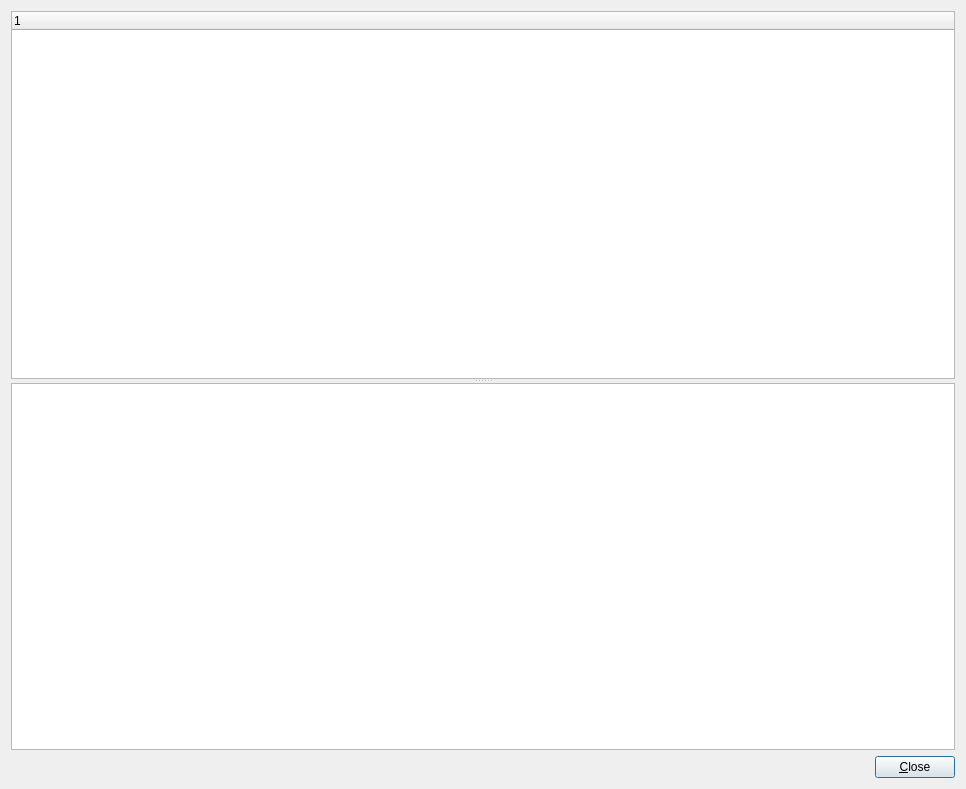
<?xml version="1.0" encoding="UTF-8"?>
<ui version="4.0">
 <class>DlgShowTaskInfo</class>
 <widget class="QDialog" name="DlgShowTaskInfo">
  <property name="geometry">
   <rect>
    <x>0</x>
    <y>0</y>
    <width>966</width>
    <height>789</height>
   </rect>
  </property>
  <property name="windowTitle">
   <string>Dialog</string>
  </property>
  <layout class="QVBoxLayout" name="verticalLayout">
   <item>
    <widget class="QSplitter" name="splitter">
     <property name="orientation">
      <enum>Qt::Vertical</enum>
     </property>
     <widget class="QTreeWidget" name="treeTaskInfo">
      <column>
       <property name="text">
        <string notr="true">1</string>
       </property>
      </column>
     </widget>
     <widget class="QPlainTextEdit" name="ptxtedTaskInfo"/>
    </widget>
   </item>
   <item>
    <layout class="QHBoxLayout" name="horizontalLayout">
     <item>
      <spacer name="horizontalSpacer">
       <property name="orientation">
        <enum>Qt::Horizontal</enum>
       </property>
       <property name="sizeHint" stdset="0">
        <size>
         <width>40</width>
         <height>20</height>
        </size>
       </property>
      </spacer>
     </item>
     <item>
      <widget class="QPushButton" name="btnClose">
       <property name="text">
        <string>&amp;Close</string>
       </property>
      </widget>
     </item>
    </layout>
   </item>
  </layout>
 </widget>
 <resources/>
 <connections>
  <connection>
   <sender>btnClose</sender>
   <signal>clicked()</signal>
   <receiver>DlgShowTaskInfo</receiver>
   <slot>accept()</slot>
   <hints>
    <hint type="sourcelabel">
     <x>817</x>
     <y>770</y>
    </hint>
    <hint type="destinationlabel">
     <x>847</x>
     <y>699</y>
    </hint>
   </hints>
  </connection>
 </connections>
</ui>
